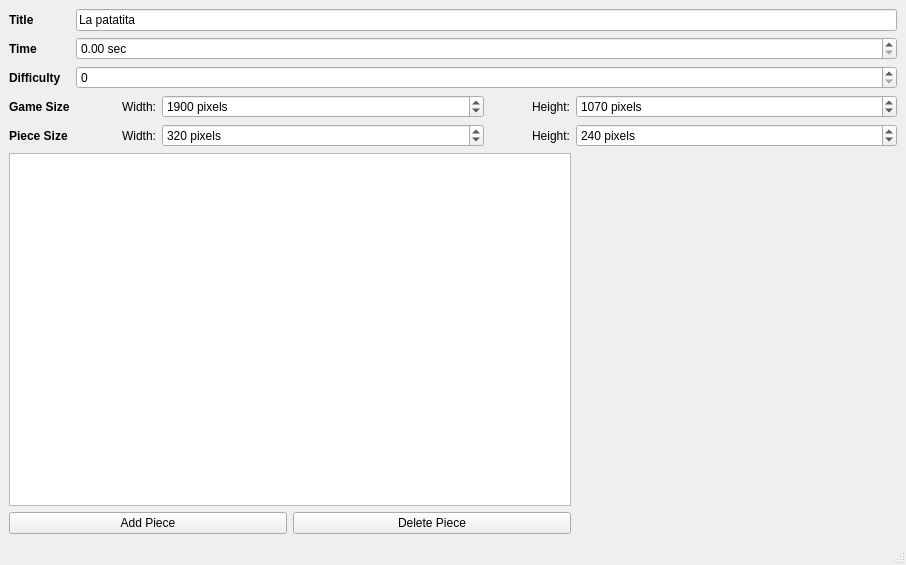
<?xml version="1.0" encoding="UTF-8"?>
<ui version="4.0">
 <class>MainWindow</class>
 <widget class="QMainWindow" name="MainWindow">
  <property name="geometry">
   <rect>
    <x>0</x>
    <y>0</y>
    <width>906</width>
    <height>565</height>
   </rect>
  </property>
  <property name="windowTitle">
   <string>MainWindow</string>
  </property>
  <widget class="QWidget" name="centralwidget">
   <layout class="QVBoxLayout" name="verticalLayout_5">
    <item>
     <layout class="QFormLayout" name="formLayout">
      <property name="fieldGrowthPolicy">
       <enum>QFormLayout::AllNonFixedFieldsGrow</enum>
      </property>
      <item row="0" column="0">
       <widget class="QLabel" name="title_lb">
        <property name="font">
         <font>
          <weight>75</weight>
          <bold>true</bold>
         </font>
        </property>
        <property name="text">
         <string>Title</string>
        </property>
       </widget>
      </item>
      <item row="0" column="1">
       <widget class="QLineEdit" name="title_lineEdit">
        <property name="text">
         <string>La patatita</string>
        </property>
       </widget>
      </item>
      <item row="1" column="0">
       <widget class="QLabel" name="time_lb">
        <property name="font">
         <font>
          <weight>75</weight>
          <bold>true</bold>
         </font>
        </property>
        <property name="text">
         <string>Time</string>
        </property>
       </widget>
      </item>
      <item row="1" column="1">
       <widget class="QDoubleSpinBox" name="time_sb">
        <property name="suffix">
         <string> sec</string>
        </property>
        <property name="maximum">
         <double>1000.000000000000000</double>
        </property>
       </widget>
      </item>
      <item row="2" column="0">
       <widget class="QLabel" name="difficulty_label">
        <property name="font">
         <font>
          <weight>75</weight>
          <bold>true</bold>
         </font>
        </property>
        <property name="text">
         <string>Difficulty</string>
        </property>
       </widget>
      </item>
      <item row="2" column="1">
       <widget class="QSpinBox" name="difficulty_sb">
        <property name="maximum">
         <number>100</number>
        </property>
       </widget>
      </item>
      <item row="3" column="0">
       <widget class="QLabel" name="size_game_lb">
        <property name="font">
         <font>
          <weight>75</weight>
          <bold>true</bold>
         </font>
        </property>
        <property name="text">
         <string>Game Size</string>
        </property>
       </widget>
      </item>
      <item row="3" column="1">
       <layout class="QHBoxLayout" name="horizontalLayout">
        <item>
         <widget class="QLabel" name="label">
          <property name="maximumSize">
           <size>
            <width>80</width>
            <height>16777215</height>
           </size>
          </property>
          <property name="layoutDirection">
           <enum>Qt::LeftToRight</enum>
          </property>
          <property name="text">
           <string>Width:</string>
          </property>
          <property name="alignment">
           <set>Qt::AlignRight|Qt::AlignTrailing|Qt::AlignVCenter</set>
          </property>
         </widget>
        </item>
        <item>
         <widget class="QSpinBox" name="game_width_sb">
          <property name="suffix">
           <string> pixels</string>
          </property>
          <property name="prefix">
           <string/>
          </property>
          <property name="maximum">
           <number>2000</number>
          </property>
          <property name="value">
           <number>1900</number>
          </property>
         </widget>
        </item>
        <item>
         <widget class="QLabel" name="label_2">
          <property name="maximumSize">
           <size>
            <width>80</width>
            <height>16777215</height>
           </size>
          </property>
          <property name="layoutDirection">
           <enum>Qt::LeftToRight</enum>
          </property>
          <property name="text">
           <string>Height:</string>
          </property>
          <property name="alignment">
           <set>Qt::AlignRight|Qt::AlignTrailing|Qt::AlignVCenter</set>
          </property>
         </widget>
        </item>
        <item>
         <widget class="QSpinBox" name="game_height_sb">
          <property name="suffix">
           <string> pixels</string>
          </property>
          <property name="maximum">
           <number>2000</number>
          </property>
          <property name="value">
           <number>1070</number>
          </property>
         </widget>
        </item>
       </layout>
      </item>
      <item row="4" column="0">
       <widget class="QLabel" name="size_piece_lb">
        <property name="font">
         <font>
          <weight>75</weight>
          <bold>true</bold>
         </font>
        </property>
        <property name="text">
         <string>Piece Size</string>
        </property>
       </widget>
      </item>
      <item row="4" column="1">
       <layout class="QHBoxLayout" name="horizontalLayout_3">
        <item>
         <widget class="QLabel" name="label_4">
          <property name="maximumSize">
           <size>
            <width>80</width>
            <height>16777215</height>
           </size>
          </property>
          <property name="layoutDirection">
           <enum>Qt::LeftToRight</enum>
          </property>
          <property name="text">
           <string>Width:</string>
          </property>
          <property name="alignment">
           <set>Qt::AlignRight|Qt::AlignTrailing|Qt::AlignVCenter</set>
          </property>
         </widget>
        </item>
        <item>
         <widget class="QSpinBox" name="size_width_sb_2">
          <property name="suffix">
           <string> pixels</string>
          </property>
          <property name="prefix">
           <string/>
          </property>
          <property name="maximum">
           <number>1000</number>
          </property>
          <property name="value">
           <number>320</number>
          </property>
         </widget>
        </item>
        <item>
         <widget class="QLabel" name="label_5">
          <property name="maximumSize">
           <size>
            <width>80</width>
            <height>16777215</height>
           </size>
          </property>
          <property name="layoutDirection">
           <enum>Qt::LeftToRight</enum>
          </property>
          <property name="text">
           <string>Height:</string>
          </property>
          <property name="alignment">
           <set>Qt::AlignRight|Qt::AlignTrailing|Qt::AlignVCenter</set>
          </property>
         </widget>
        </item>
        <item>
         <widget class="QSpinBox" name="size_height_sb_2">
          <property name="suffix">
           <string> pixels</string>
          </property>
          <property name="maximum">
           <number>1000</number>
          </property>
          <property name="value">
           <number>240</number>
          </property>
         </widget>
        </item>
       </layout>
      </item>
     </layout>
    </item>
    <item>
     <layout class="QHBoxLayout" name="horizontalLayout_2">
      <item>
       <layout class="QVBoxLayout" name="verticalLayout">
        <item>
         <widget class="QListWidget" name="pieces_listWidget"/>
        </item>
        <item>
         <layout class="QHBoxLayout" name="horizontalLayout_4">
          <item>
           <widget class="QPushButton" name="add_piece_button">
            <property name="text">
             <string>Add Piece</string>
            </property>
           </widget>
          </item>
          <item>
           <widget class="QPushButton" name="delete_piece_button">
            <property name="text">
             <string>Delete Piece</string>
            </property>
           </widget>
          </item>
         </layout>
        </item>
       </layout>
      </item>
      <item>
       <widget class="QWidget" name="view_widget" native="true">
        <property name="minimumSize">
         <size>
          <width>320</width>
          <height>240</height>
         </size>
        </property>
       </widget>
      </item>
     </layout>
    </item>
   </layout>
  </widget>
  <widget class="QMenuBar" name="menubar">
   <property name="geometry">
    <rect>
     <x>0</x>
     <y>0</y>
     <width>906</width>
     <height>29</height>
    </rect>
   </property>
  </widget>
  <widget class="QStatusBar" name="statusbar"/>
 </widget>
 <resources/>
 <connections/>
</ui>
